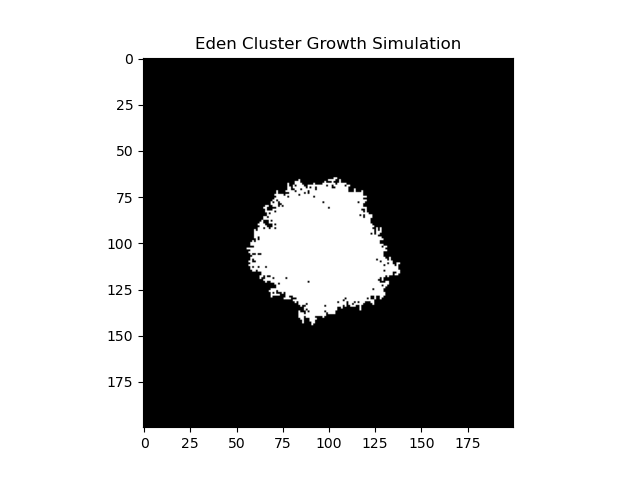

Write Python code to recreate this figure.
"""
Label and create an eden cluster similar to FIgure 7.17
"""
import numpy as np
import matplotlib.pyplot as plt

def initialize_lattice(size):
    return np.zeros((size, size), dtype=int)

def get_perimeter_points(cluster):
    perimeter_points = []
    rows, cols = cluster.shape

    for i in range(rows):
        for j in range(cols):
            if cluster[i, j] == 1:
                neighbors = [
                    (i - 1, j), (i + 1, j), (i, j - 1), (i, j + 1)
                ]
                for neighbor in neighbors:
                    ni, nj = neighbor
                    if 0 <= ni < rows and 0 <= nj < cols and cluster[ni, nj] == 0:
                        perimeter_points.append((ni, nj))
                        print("appended pt: ",ni," ",nj) #quick little print to show it hasnt hung up.

    return list(set(perimeter_points))

def add_particle(cluster):
    perimeter_points = get_perimeter_points(cluster)

    if perimeter_points:
        chosen_point = np.random.choice(len(perimeter_points))
        i, j = perimeter_points[chosen_point]
        cluster[i, j] = 1

def grow_cluster(size, target_size):
    cluster = initialize_lattice(size)
    cluster[size // 2, size // 2] = 1  # Place seed at the center
    current_size = 1

    while current_size < target_size:
        add_particle(cluster)
        current_size = np.sum(cluster)

    return cluster

# set params
size_of_lattice = 200
target_cluster_size = 4000
resulting_cluster = grow_cluster(size_of_lattice, target_cluster_size)

# Display the result using matplotlib
plt.imshow(resulting_cluster, cmap='gray')
plt.title('Eden Cluster Growth Simulation')
plt.savefig("edenClusterSim.png")
plt.show()
